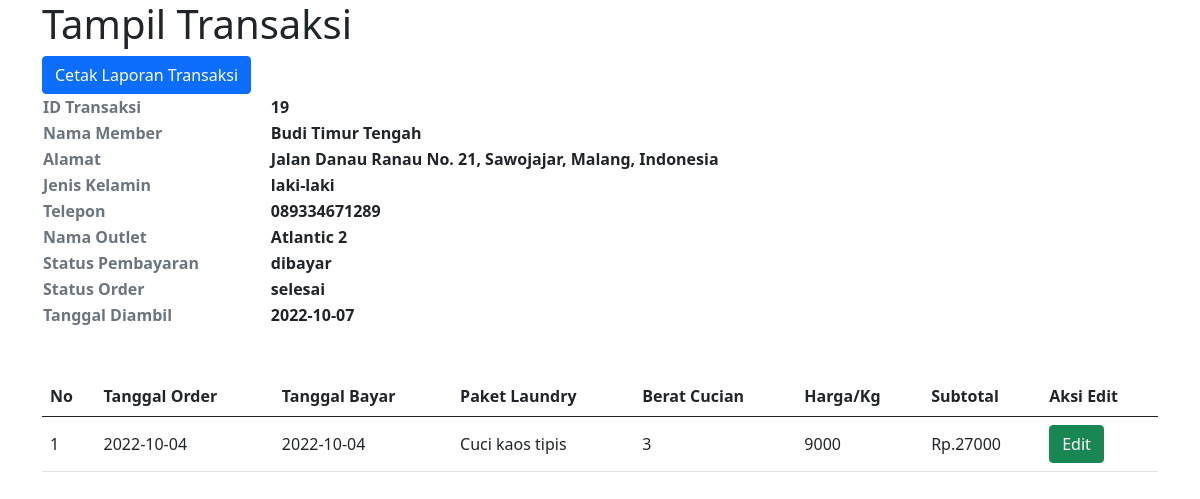
The app's page /admin/tampil_detail_transaksi.php?id_transaksi=19 with its own data.
### tables this page shows
CREATE TABLE `transaksi` (
  `id_transaksi` int(11) NOT NULL,
  `id_outlet` int(11) NOT NULL,
  `id_member` int(11) NOT NULL,
  `tgl` date NOT NULL,
  `batas_waktu` date NOT NULL,
  `tgl_bayar` date NOT NULL,
  `status` enum('baru','proses','selesai','diambil') NOT NULL,
  `dibayar` enum('dibayar','belum_dibayar') NOT NULL,
  `id_user` int(11) NOT NULL,
  `id_paket` int(11) NOT NULL
);

CREATE TABLE `member` (
  `id_member` int(11) NOT NULL,
  `nama_member` varchar(100) NOT NULL,
  `alamat` text NOT NULL,
  `jenis_kelamin` enum('laki-laki','perempuan') NOT NULL,
  `tlp` varchar(15) NOT NULL
);

CREATE TABLE `outlet` (
  `id_outlet` int(11) NOT NULL,
  `nama_outlet` varchar(100) NOT NULL,
  `alamat` text NOT NULL,
  `tlp` varchar(15) NOT NULL
);

CREATE TABLE `detail_transaksi` (
  `id_detail_transaksi` int(11) NOT NULL,
  `id_transaksi` int(11) NOT NULL,
  `id_paket` int(11) NOT NULL,
  `qty` int(11) NOT NULL
);

CREATE TABLE `paket` (
  `id_paket` int(11) NOT NULL,
  `id_outlet` int(11) NOT NULL,
  `jenis` enum('kiloan','selimut','bed_cover','kaos') NOT NULL,
  `nama_paket` varchar(100) NOT NULL,
  `harga` int(11) NOT NULL
);

### admin/tampil_detail_transaksi.php (the view, shortened to what this page needs)
<!DOCTYPE html>
<html lang="en">
<head>
  <link href="https://cdn.jsdelivr.net/npm/bootstrap@5.0.2/dist/css/bootstrap.min.css" rel="stylesheet">
</head>
<body>
  <div class="container">
    <h1>Tampil Transaksi</h1>
    <table>
      <tbody>
        <?php
        include "../connect.php";
        $sql = 'select * from transaksi join member on member.id_member=transaksi.id_member join outlet on outlet.id_outlet=transaksi.id_outlet where transaksi.id_transaksi = '  . $_GET['id_transaksi'];
        $result = mysqli_query($conn, $sql);
        ?>
        <?php while ($data_member = mysqli_fetch_assoc($result)) { ?>
          <a href="./cetak_transaksi.php?id_transaksi=<?= $data_member['id_transaksi'] ?>" target="_blank" class="btn btn-primary">Cetak Laporan Transaksi</a>
          <tr>
            <td class="col-lg-4 fw-bold text-muted">ID Transaksi</td>
            <td></td>
            <td class="fw-bold fs-6"><?= $data_member['id_transaksi'] ?></td>
          </tr>
          <tr>
            <td class="col-lg-4 fw-bold text-muted">Nama Member</td>
            <td></td>
            <td class="fw-bold fs-6"><?= $data_member['nama_member'] ?></td>
          </tr>
          <tr>
            <td class="col-lg-4 fw-bold text-muted">Alamat</td>
            <td></td>
            <td class="fw-bold fs-6"><?= $data_member['alamat'] ?></td>
          </tr>
          <tr>
            <td class="col-lg-4 fw-bold text-muted">Jenis Kelamin</td>
            <td></td>
            <td class="fw-bold fs-6"><?= $data_member['jenis_kelamin'] ?></td>
          </tr>
          <tr>
            <td class="col-lg-4 fw-bold text-muted">Telepon</td>
            <td></td>
            <td class="fw-bold fs-6"><?= $data_member['tlp'] ?></td>
          </tr>
          <tr>
            <td class="col-lg-4 fw-bold text-muted">Nama Outlet</td>
            <td></td>
            <td class="fw-bold fs-6"><?= $data_member['nama_outlet'] ?></td>
          </tr>
          <tr>
            <td class="col-lg-4 fw-bold text-muted">Status Pembayaran</td>
            <td></td>
            <td class="fw-bold fs-6"><?= $data_member['dibayar'] ?></td>
          </tr>
          <tr>
            <td class="col-lg-4 fw-bold text-muted">Status Order</td>
            <td></td>
            <td class="fw-bold fs-6"><?= $data_member['status'] ?></td>
          </tr>
          <tr>
            <td class="col-lg-4 fw-bold text-muted">Tanggal Diambil</td>
            <td></td>
            <td class="fw-bold fs-6"><?= $data_member['batas_waktu'] ?></td>
          </tr>
        <?php
        }
        ?>
      </tbody>
    </table>
    <br><br>
    <table class="table table-hover">
      <tr>
        <th>No</th>
        <th>Tanggal Order</th>
        <th>Tanggal Bayar</th>
        <th>Paket Laundry</th>
        <th>Berat Cucian</th>
        <th>Harga/Kg</th>
        <th>Subtotal</th>
        <th>Aksi Edit</th>
      </tr>
      <tbody>
        <?php
        include "../connect.php";
        $qry_pembayaran = mysqli_query($conn, "select * from transaksi join detail_transaksi on detail_transaksi.id_transaksi = transaksi.id_transaksi join paket on paket.id_paket=transaksi.id_paket where transaksi.id_transaksi = " . $_GET['id_transaksi']);
        $no = 0;
        while ($data_pembayaran = mysqli_fetch_array($qry_pembayaran)) {
          $harga = $data_pembayaran['harga'];
          $qty = $data_pembayaran['qty'];
          $total = $harga * $qty;
          $no++; ?>
          <tr class="text-xs font-weight-bold">
            <td class="align-middle text-left"><?= $no ?></td>
            <td class="align-middle text-left"><?= $data_pembayaran['tgl'] ?></td>
            <td class="align-middle text-left"><?= $data_pembayaran['tgl_bayar'] ?></td>
            <td class="align-middle text-left"><?= $data_pembayaran['nama_paket'] ?></td>
            <td class="align-middle text-left"><?= $data_pembayaran['qty'] ?></td>
            <td class="align-middle text-left"><?= $data_pembayaran['harga'] ?></td>
            <td class="align-middle text-left">Rp.<?= $total ?></td>
            <td class="align-middle text-left">
              <a class="btn btn-success" href="./ubah_detail_transaksi.php?id_transaksi=<?= $data_pembayaran['id_transaksi'] ?>">Edit</a>
            </td>
          </tr>
        <?php
        }
        ?>
      </tbody>
    </table>
  </div>
</body>
</html>

### records on screen
transaksi: id_transaksi "19", id_member.nama_member "Budi Timur Tengah", id_outlet.alamat "Jalan Danau Ranau No. 21, Sawojajar, Malang, Indonesia", id_member.jenis_kelamin "laki-laki", id_outlet.tlp "089334671289", id_outlet.nama_outlet "Atlantic 2", dibayar "dibayar", status "selesai", batas_waktu "2022-10-07"
detail_transaksi: id_transaksi.tgl "2022-10-04", id_transaksi.tgl_bayar "2022-10-04", id_paket.nama_paket "Cuci kaos tipis", qty "3", id_paket.harga "9000", total "27000"
